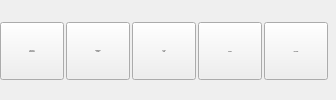
        <widget class="QWidget" name="TabRender">
         <property name="font">
          <font>
           <family>Sans Serif</family>
           <pointsize>8</pointsize>
          </font>
         </property>
         <attribute name="title">
          <string>Render video</string>
         </attribute>
         <layout class="QHBoxLayout" name="horizontalLayout_5">
          <property name="spacing">
           <number>2</number>
          </property>
          <property name="margin">
           <number>0</number>
          </property>
          <item>
           <widget class="QToolButton" name="ActionSmartphone_BT">
            <property name="sizePolicy">
             <sizepolicy hsizetype="Fixed" vsizetype="Fixed">
              <horstretch>0</horstretch>
              <verstretch>0</verstretch>
             </sizepolicy>
            </property>
            <property name="minimumSize">
             <size>
              <width>64</width>
              <height>58</height>
             </size>
            </property>
            <property name="maximumSize">
             <size>
              <width>16777215</width>
              <height>56</height>
             </size>
            </property>
            <property name="font">
             <font>
              <pointsize>-1</pointsize>
             </font>
            </property>
            <property name="text">
             <string>Player and
smartphone</string>
            </property>
            <property name="icon">
             <iconset resource="../../RSCffDiaporama.qrc">
              <normaloff>:/img/Smartphone.png</normaloff>:/img/Smartphone.png</iconset>
            </property>
            <property name="iconSize">
             <size>
              <width>24</width>
              <height>24</height>
             </size>
            </property>
            <property name="toolButtonStyle">
             <enum>Qt::ToolButtonTextUnderIcon</enum>
            </property>
           </widget>
          </item>
          <item>
           <widget class="QToolButton" name="ActionMultimedia_BT">
            <property name="sizePolicy">
             <sizepolicy hsizetype="Fixed" vsizetype="Fixed">
              <horstretch>0</horstretch>
              <verstretch>0</verstretch>
             </sizepolicy>
            </property>
            <property name="minimumSize">
             <size>
              <width>64</width>
              <height>58</height>
             </size>
            </property>
            <property name="maximumSize">
             <size>
              <width>16777215</width>
              <height>56</height>
             </size>
            </property>
            <property name="font">
             <font>
              <pointsize>-1</pointsize>
             </font>
            </property>
            <property name="text">
             <string>Multimedia
system</string>
            </property>
            <property name="icon">
             <iconset resource="../../RSCffDiaporama.qrc">
              <normaloff>:/img/tv.png</normaloff>:/img/tv.png</iconset>
            </property>
            <property name="iconSize">
             <size>
              <width>24</width>
              <height>24</height>
             </size>
            </property>
            <property name="toolButtonStyle">
             <enum>Qt::ToolButtonTextUnderIcon</enum>
            </property>
           </widget>
          </item>
          <item>
           <widget class="QToolButton" name="ActionForTheWEB_BT">
            <property name="minimumSize">
             <size>
              <width>64</width>
              <height>58</height>
             </size>
            </property>
            <property name="maximumSize">
             <size>
              <width>16777215</width>
              <height>56</height>
             </size>
            </property>
            <property name="font">
             <font>
              <pointsize>-1</pointsize>
             </font>
            </property>
            <property name="text">
             <string>For the
WEB</string>
            </property>
            <property name="icon">
             <iconset resource="../../RSCffDiaporama.qrc">
              <normaloff>:/img/Internet.png</normaloff>:/img/Internet.png</iconset>
            </property>
            <property name="iconSize">
             <size>
              <width>24</width>
              <height>24</height>
             </size>
            </property>
            <property name="toolButtonStyle">
             <enum>Qt::ToolButtonTextUnderIcon</enum>
            </property>
           </widget>
          </item>
          <item>
           <widget class="QToolButton" name="ActionLossLess_BT">
            <property name="minimumSize">
             <size>
              <width>64</width>
              <height>58</height>
             </size>
            </property>
            <property name="maximumSize">
             <size>
              <width>16777215</width>
              <height>56</height>
             </size>
            </property>
            <property name="font">
             <font>
              <pointsize>-1</pointsize>
             </font>
            </property>
            <property name="text">
             <string>Lossless</string>
            </property>
            <property name="icon">
             <iconset resource="../../RSCffDiaporama.qrc">
              <normaloff>:/img/Lossless.png</normaloff>:/img/Lossless.png</iconset>
            </property>
            <property name="iconSize">
             <size>
              <width>24</width>
              <height>24</height>
             </size>
            </property>
            <property name="toolButtonStyle">
             <enum>Qt::ToolButtonTextUnderIcon</enum>
            </property>
           </widget>
          </item>
          <item>
           <widget class="QToolButton" name="ActionRender_BT">
            <property name="sizePolicy">
             <sizepolicy hsizetype="Fixed" vsizetype="Fixed">
              <horstretch>0</horstretch>
              <verstretch>0</verstretch>
             </sizepolicy>
            </property>
            <property name="minimumSize">
             <size>
              <width>64</width>
              <height>58</height>
             </size>
            </property>
            <property name="maximumSize">
             <size>
              <width>16777215</width>
              <height>56</height>
             </size>
            </property>
            <property name="font">
             <font>
              <pointsize>-1</pointsize>
             </font>
            </property>
            <property name="toolTip">
             <string>Render project as a video</string>
            </property>
            <property name="text">
             <string>Advanced</string>
            </property>
            <property name="icon">
             <iconset resource="../../RSCffDiaporama.qrc">
              <normaloff>:/img/render.png</normaloff>:/img/render.png</iconset>
            </property>
            <property name="iconSize">
             <size>
              <width>24</width>
              <height>24</height>
             </size>
            </property>
            <property name="toolButtonStyle">
             <enum>Qt::ToolButtonTextUnderIcon</enum>
            </property>
           </widget>
          </item>
          <item>
           <widget class="QLabel" name="label_3">
            <property name="text">
             <string notr="true"/>
            </property>
           </widget>
          </item>
         </layout>
        </widget>
